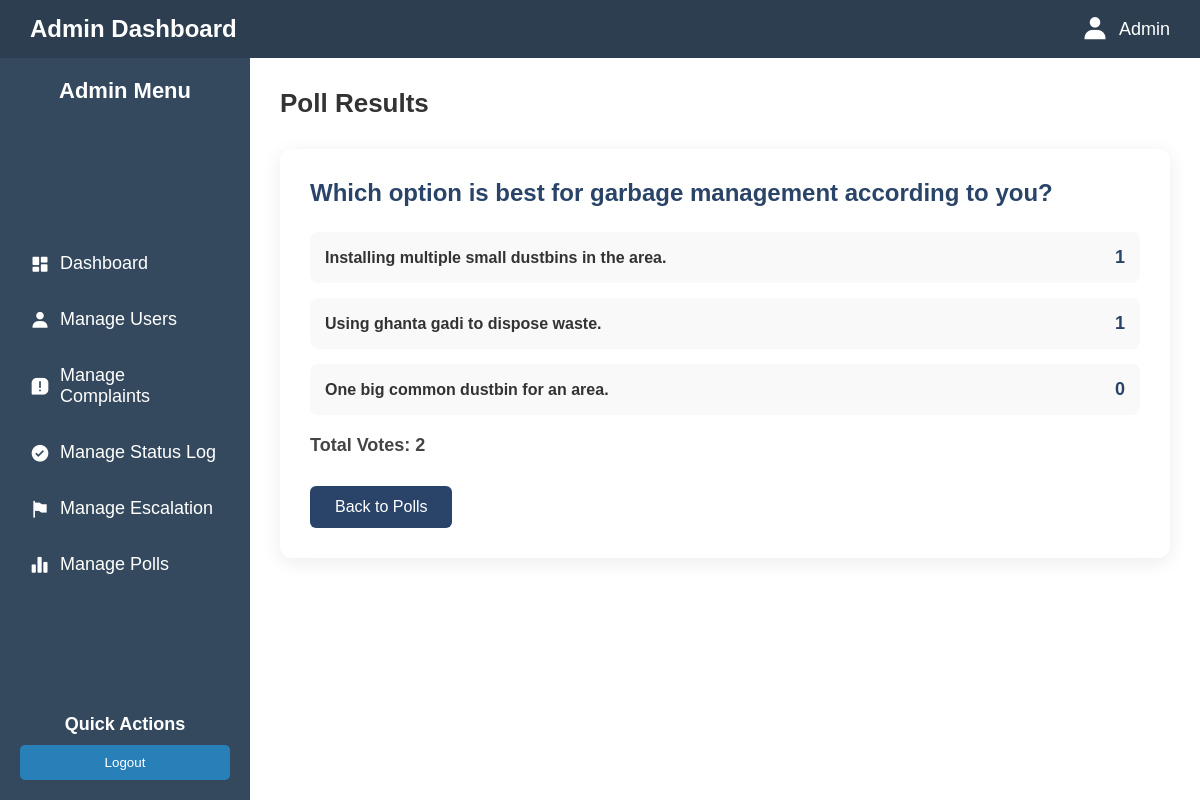
The page /admin/poll_results/1 (signed in) on the database its author committed.
### tables this page shows
CREATE TABLE polls (
    id INTEGER PRIMARY KEY AUTOINCREMENT,
    description TEXT NOT NULL,
    expires_at TEXT NOT NULL
);

CREATE TABLE poll_options (
    id INTEGER PRIMARY KEY AUTOINCREMENT,
    poll_id INTEGER NOT NULL,
    option_text TEXT NOT NULL,
    FOREIGN KEY (poll_id) REFERENCES polls (id)
);

### app.py (the view)
@app.route('/admin/poll_results/<int:poll_id>')
def admin_poll_results(poll_id):
    if not session.get('admin_logged_in'):
        return redirect(url_for('admin_login'))
    conn = get_db()
    poll = conn.execute('SELECT * FROM polls WHERE id = ?', (poll_id,)).fetchone()
    options = conn.execute('''SELECT o.id, o.option_text, (SELECT COUNT(*) FROM poll_votes v WHERE v.option_id = o.id) AS votes FROM poll_options o WHERE o.poll_id = ?''', (poll_id,)).fetchall()
    total_votes = conn.execute('SELECT COUNT(*) FROM poll_votes WHERE poll_id = ?', (poll_id,)).fetchone()[0]
    conn.close()
    return render_template('adminPollResults.html', poll=poll, options=options, total_votes=total_votes)

### app.py (called while the page is built)
def get_db():
    conn = sqlite3.connect(DATABASE)
    conn.row_factory = sqlite3.Row
    return conn

### templates/adminPollResults.html (shortened to what this page needs)
<!DOCTYPE html>
<html lang="en">
<head>
    <link rel="stylesheet" href="/static/AdminDashboard.css">
    <link href='https://unpkg.com/boxicons@2.1.4/css/boxicons.min.css' rel='stylesheet'>
</head>
<body>
    <div class="header">
        <p class="logo">Admin Dashboard</p>
        <div class="profile">
            <i class='bx bxs-user'></i><p>Admin</p>
        </div>
    </div>
    <div class="container">
        <div class="sidebar">
            <div class="head"><p>Admin Menu</p></div>
            <ul>
               <li><a href="{{ url_for('admin_dashboard') }}"><i class='bx bxs-dashboard'></i> Dashboard</a></li>
               <li><a href="{{ url_for('admin_users') }}"><i class='bx bxs-user'></i> Manage Users</a></li>
               <li><a href="{{ url_for('admin_complaints') }}"><i class='bx bxs-message-square-error'></i> Manage Complaints</a></li>
               <li><a href="{{ url_for('admin_status') }}"><i class='bx bxs-check-circle'></i> Manage Status Log</a></li>
               <li><a href="{{ url_for('admin_escalations') }}"><i class='bx bxs-flag-alt'></i> Manage Escalation</a></li>
               <li><a href="{{ url_for('admin_polls') }}" class="active"><i class='bx bxs-bar-chart-alt-2'></i> Manage Polls</a></li>
            </ul>
            <div class="foot">
                <h3>Quick Actions</h3>
                <a href="{{ url_for('admin_logout') }}"><button>Logout</button></a>
            </div>
        </div>
        <div id="root">
            <h1>Poll Results</h1>
            <div class="results-container">
                <h2>{{ poll['description'] }}</h2>
                {% for option in options %}
                <div class="option-row">
                    <div class="option-text">{{ option['option_text'] }}</div>
                    <div class="option-votes">{{ option['votes'] }}</div>
                </div>
                {% endfor %}
                <p class="total-votes"><strong>Total Votes:</strong> <span id="vote-counter">{{ total_votes }}</span></p>
                <a href="{{ url_for('admin_polls') }}" class="back-btn">Back to Polls</a>
            </div>
        </div>
    </div>
</body>
</html>

### static/AdminDashboard.css (style rules this page uses)
* { box-sizing: border-box; margin: 0; padding: 0; }
body { font-family: 'Arial', sans-serif; background-color: #f4f6f9; display: flex; flex-direction: column; height: 100vh; }
.header { display: flex; justify-content: space-between; align-items: center; padding: 15px 30px; background-color: #2c3e50; color: white; }
.header .logo { font-size: 24px; font-weight: bold; }
.header .profile { display: flex; align-items: center; font-size: 18px; }
.header .profile i { font-size: 28px; margin-right: 10px; }
.container { display: flex; flex: 1; overflow: hidden; }
.sidebar { width: 250px; background-color: #34495e; color: white; padding: 20px; display: flex; flex-direction: column; justify-content: space-between; }
.sidebar .head p { font-size: 22px; font-weight: bold; margin-bottom: 30px; text-align: center; }
.sidebar ul { list-style: none; padding: 0; }
.sidebar ul li { margin: 15px 0; }
.sidebar ul li a { color: white; text-decoration: none; font-size: 18px; display: flex; align-items: center; padding: 10px; border-radius: 4px; transition: background-color 0.3s; }
.sidebar ul li a i { margin-right: 10px; font-size: 20px; }
.sidebar .foot { margin-top: 20px; }
.sidebar .foot h3 { font-size: 18px; margin-bottom: 10px; text-align: center; }
.sidebar .foot button { width: 100%; padding: 10px 0; background-color: #2980b9; color: white; border: none; border-radius: 5px; cursor: pointer; transition: background-color 0.3s; }
#root { flex-grow: 1; padding: 30px; background-color: #fff; overflow-y: auto; }
h1 { font-size: 26px; margin-bottom: 20px; color: #333; }

### templates/adminPollResults.html (style rules this page uses)
body { background: #f4f6fa; font-family: Arial, sans-serif; }
h1 { margin-bottom: 15px; }
.results-container { padding: 30px; background: #fff; border-radius: 12px; box-shadow: 0 4px 20px rgba(0,0,0,0.08); margin-top: 30px; transition: transform 0.2s ease; }
h2 { margin-bottom: 25px; color: #2a4469; }
.option-row { margin-bottom: 15px; padding: 15px; border-radius: 8px; background: #f9f9f9; display: flex; justify-content: space-between; align-items: center; transition: background 0.3s ease, transform 0.2s ease; font-size: 16px; font-weight: bold; }
.option-text { color: #333; }
.option-votes { color: #2a4469; font-weight: bold; font-size: 18px; transition: transform 0.3s ease; }
.back-btn { display: inline-block; margin-top: 30px; background: #2a4469; color: white; padding: 12px 25px; text-decoration: none; border-radius: 6px; transition: background 0.3s ease; }
.total-votes { font-size: 18px; margin-top: 20px; font-weight: bold; color: #444; }

### rows shown on the page
polls: description "Which option is best for garbage management according to you?"
poll_options: option_text "Installing multiple small dustbins in the area.", votes "1"
poll_options: option_text "Using ghanta gadi to dispose waste.", votes "1"
poll_options: option_text "One big common dustbin for an area.", votes "0"

### other values the page prints
{{ total_votes }} "2"
